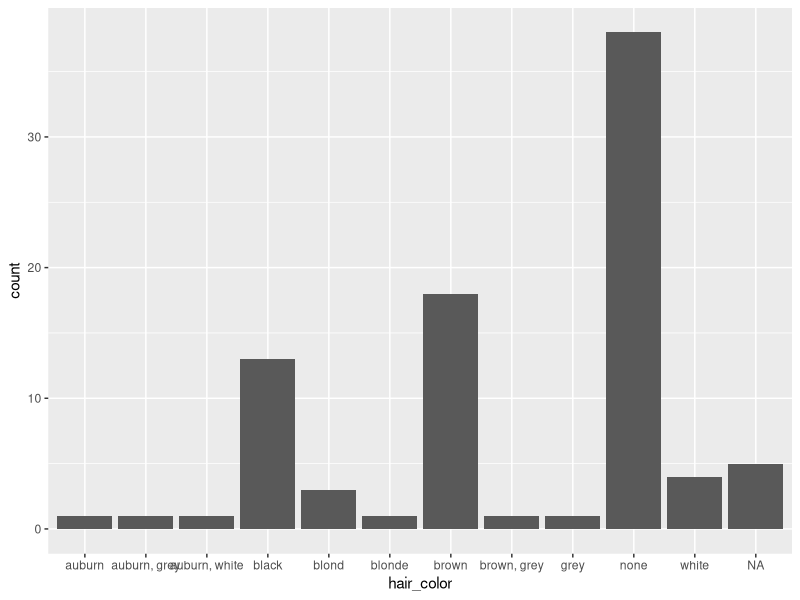
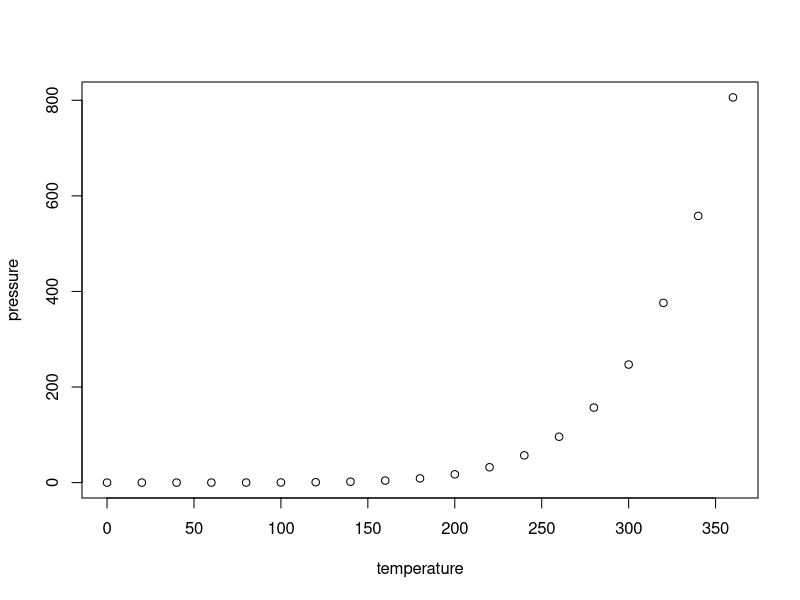

Here is the R script that generated these plots, in order:
## ---- chunk 1
knitr::opts_chunk$set(echo = TRUE)
## ---- chunk 2
summary(cars)
## ---- chunk 3
library(tidyverse)
## ---- chunk 4
starwars |>  ggplot(aes(x=hair_color )) + geom_bar()
## ---- chunk 5
plot(pressure)
